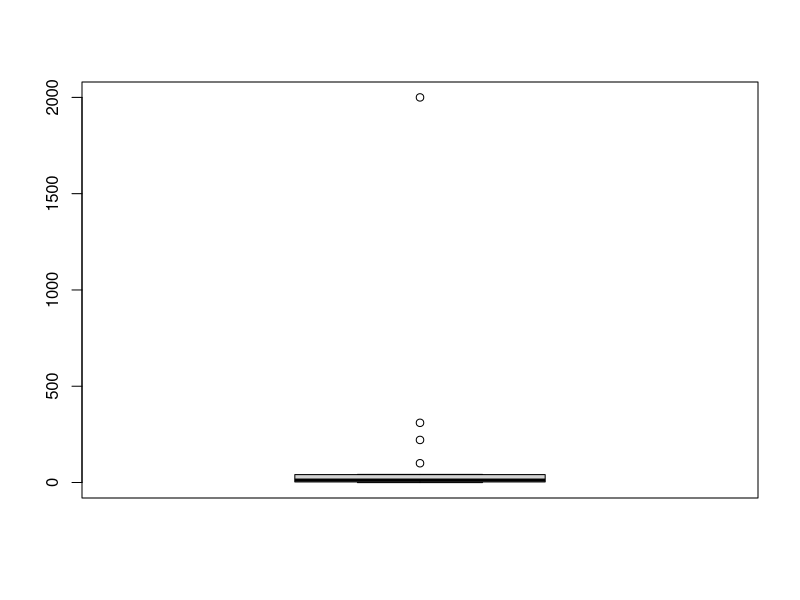

This chart was generated by the following R code:
t = c(-00.3,-0.5,0.6,1,2,3,4,5,10,11,12,13,14,15,16,40,41,42,100,310,221,2000)
sd(t)
boxplot(t)
mean(t) - 2*sd(t)
mean(t) + 2*sd(t)
mean(t)
